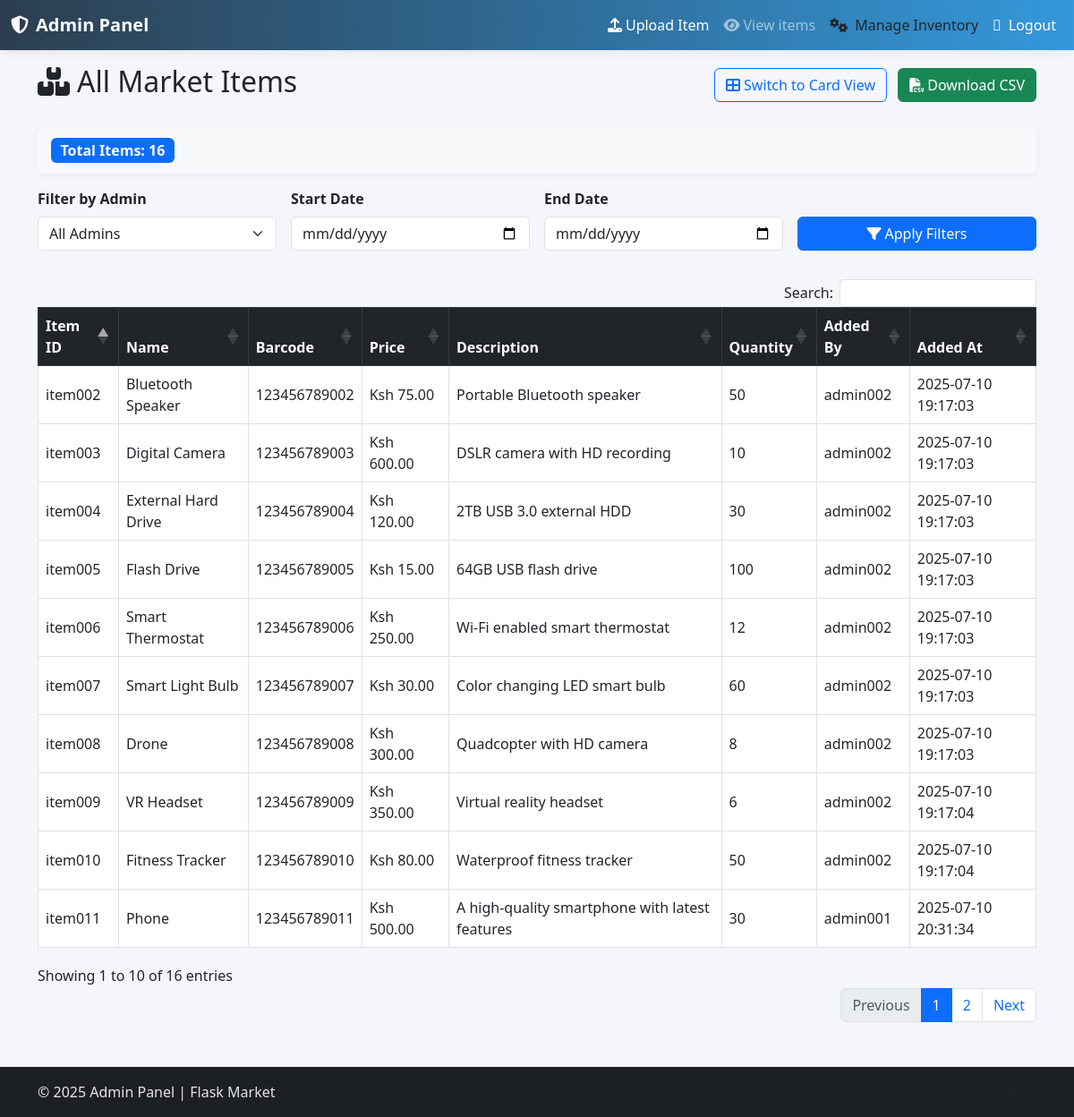
Before: /admins/admin/items/view (signed in) with the older database file.
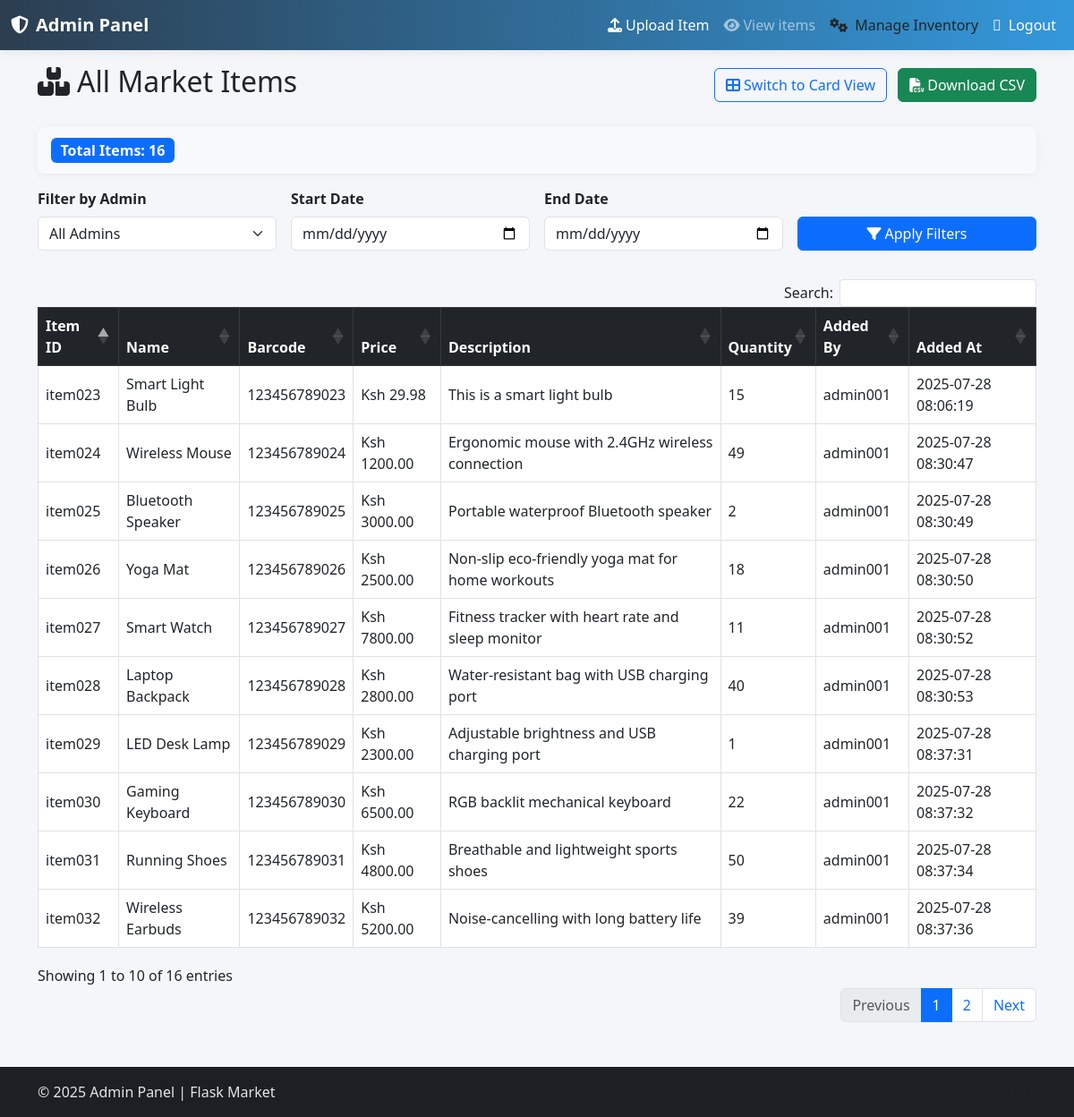
After: the same page with the newer database file.
### admins/models.py (models this page shows, shortened)
class Items(db.Model):
    __tablename__ = 'items'
    item_id = db.Column(db.String(), nullable=False, primary_key=True)
    name = db.Column(db.String(length=30), nullable=False)
    price = db.Column(db.Float(), nullable=False)
    discount = db.Column(db.Float(), nullable=True)
    barcode = db.Column(db.String(length=12), nullable=False, unique=True)
    description = db.Column(db.String(length=1024), nullable=False, unique=True)
    category = db.Column(db.String(length=30), nullable=True)
    quantity = db.Column(db.Integer(), nullable=False)
    image_url = db.Column(db.String(200), nullable=True)
    added_by = db.Column(db.String(length=6), db.ForeignKey('admins.admin_id'), nullable=False)
    date_added = db.Column(db.DateTime(timezone=True), nullable=False, default=lambda: datetime.now(ZoneInfo("Africa/Nairobi")))
    admin = db.relationship('Admins', backref="items_added")

### admins/routes.py (the view)
@admins_bp.route('/admin/items/view')
@admin_required
def admin_items_view():
    added_by_filter = request.args.get('added_by')
    start_date = request.args.get('start_date')
    end_date = request.args.get('end_date')
    query = Items.query
    if added_by_filter:
        query = query.filter(Items.added_by == added_by_filter)
    if start_date:
        try:
            start_dt = datetime.strptime(start_date, '%Y-%m-%d')
            query = query.filter(Items.date_added >= start_dt)
        except ValueError:
            flash("Invalid start date", "warning")
    if end_date:
        try:
            end_dt = datetime.strptime(end_date, '%Y-%m-%d')
            query = query.filter(Items.date_added <= end_dt)
        except ValueError:
            flash("Invalid end date", "warning")
    items = query.order_by(Items.date_added.desc()).all()
    all_admins = db.session.query(Items.added_by).distinct().all()
    return render_template('admin/admin_items_view.html', items=items, all_admins=all_admins)

### admins/routes.py (called while the page is built)
def admin_required(f):
    @wraps(f)
    def wrapper(*args, **kwargs):
        if not session.get('admin_logged_in') and not session.get('is_approved'):
            return redirect(url_for('admins.admin_login'))
        return f(*args, **kwargs)
    return wrapper

@admins_bp.context_processor
def inject_now():
    eat = ZoneInfo("Africa/Nairobi")
    return {'now': datetime.now(tz=eat)}

### admins/templates/admin/admin_items_view.html (shortened to what this page needs)
{% extends 'admin_base.html' %}
{% block content %}
<div class="d-flex justify-content-between align-items-center mb-4">
    <h2><i class="fas fa-boxes-stacked me-2"></i>All Market Items</h2>
    <div>
        <a class="btn btn-outline-primary me-2" id="toggleViewBtn">
        </a>
        <a href="{{ url_for('admins.download_items_csv') }}" class="btn btn-success">
            <i class="fas fa-file-csv me-1"></i>Download CSV
        </a>
    </div>
</div>
<div id="customToolbar" class="d-flex justify-content-between align-items-center mb-3 flex-wrap">
    <div>
        <span class="badge bg-primary fs-6">
            Total Items: {{ items|length }}
        </span>
    </div>
</div>
<form method="get" class="row g-3 mb-4 align-items-end" action="{{ url_for('admins.admin_items_view') }}">
    <div class="col-md-3">
        <label class="form-label fw-bold">Filter by Admin</label>
        <select class="form-select" name="added_by">
            <option value="">All Admins</option>
        </select>
    </div>
    <div class="col-md-3">
        <label class="form-label fw-bold">Start Date</label>
        <input type="date" class="form-control" name="start_date"
            value="{{ request.args.get('start_date', '') }}">
    </div>
    <div class="col-md-3">
        <label class="form-label fw-bold">End Date</label>
        <input type="date" class="form-control" name="end_date"
            value="{{ request.args.get('end_date', '') }}">
    </div>
    <div class="col-md-3 d-grid">
        <button type="submit" class="btn btn-primary">
            <i class="fas fa-filter me-1"></i>Apply Filters
        </button>
    </div>
</form>
<div id="tableView">
    <table class="table table-hover table-bordered align-middle" id="itemsTable">
        <thead class="table-dark">
            <tr>
                <th>Item ID</th>
                <th>Name</th>
                <th>Barcode</th>
                <th>Price</th>
                <th>Description</th>
                <th>Quantity</th>
                <th>Added By</th>
                <th>Added At</th>
            </tr>
        </thead>
        <tbody>
            {% for item in items %}
            <tr>
                <td>{{ item.item_id }}</td>
                <td>{{ item.name }}</td>
                <td>{{ item.barcode }}</td>
                <td>Ksh {{ "%.2f"|format(item.price) }}</td>
                <td>{{ item.description }}</td>
                <td>{{ item.quantity }}</td>
                <td>{{ item.added_by }}</td>
                <td>{{ item.date_added.strftime('%Y-%m-%d %H:%M:%S') }}</td>
            </tr>
            {% endfor %}
        </tbody>
    </table>
</div>
{% endblock %}

Changed rows visible on the page:
removed Items: item_id "item011", name "Phone", barcode "123456789011", price "500.00", description "A high-quality smartphone with latest features", quantity "30", added_by "admin001", date_added "2025-07-10 20:31:34"
removed Items: item_id "item010", name "Fitness Tracker", barcode "123456789010", price "80.00", description "Waterproof fitness tracker", quantity "50", added_by "admin002", date_added "2025-07-10 19:17:04"
removed Items: item_id "item009", name "VR Headset", barcode "123456789009", price "350.00", description "Virtual reality headset", quantity "6", added_by "admin002", date_added "2025-07-10 19:17:04"
removed Items: item_id "item008", name "Drone", barcode "123456789008", price "300.00", description "Quadcopter with HD camera", quantity "8", added_by "admin002", date_added "2025-07-10 19:17:03"
removed Items: item_id "item007", name "Smart Light Bulb", barcode "123456789007", price "30.00", description "Color changing LED smart bulb", quantity "60", added_by "admin002", date_added "2025-07-10 19:17:03"
removed Items: item_id "item006", name "Smart Thermostat", barcode "123456789006", price "250.00", description "Wi-Fi enabled smart thermostat", quantity "12", added_by "admin002", date_added "2025-07-10 19:17:03"
removed Items: item_id "item005", name "Flash Drive", barcode "123456789005", price "15.00", description "64GB USB flash drive", quantity "100", added_by "admin002", date_added "2025-07-10 19:17:03"
removed Items: item_id "item004", name "External Hard Drive", barcode "123456789004", price "120.00", description "2TB USB 3.0 external HDD", quantity "30", added_by "admin002", date_added "2025-07-10 19:17:03"
removed Items: item_id "item003", name "Digital Camera", barcode "123456789003", price "600.00", description "DSLR camera with HD recording", quantity "10", added_by "admin002", date_added "2025-07-10 19:17:03"
removed Items: item_id "item002", name "Bluetooth Speaker", barcode "123456789002", price "75.00", description "Portable Bluetooth speaker", quantity "50", added_by "admin002", date_added "2025-07-10 19:17:03"
added Items: item_id "item032", name "Wireless Earbuds", barcode "123456789032", price "5200.00", description "Noise-cancelling with long battery life", quantity "39", added_by "admin001", date_added "2025-07-28 08:37:36"
added Items: item_id "item031", name "Running Shoes", barcode "123456789031", price "4800.00", description "Breathable and lightweight sports shoes", quantity "50", added_by "admin001", date_added "2025-07-28 08:37:34"
added Items: item_id "item030", name "Gaming Keyboard", barcode "123456789030", price "6500.00", description "RGB backlit mechanical keyboard", quantity "22", added_by "admin001", date_added "2025-07-28 08:37:32"
added Items: item_id "item029", name "LED Desk Lamp", barcode "123456789029", price "2300.00", description "Adjustable brightness and USB charging port", quantity "1", added_by "admin001", date_added "2025-07-28 08:37:31"
added Items: item_id "item028", name "Laptop Backpack", barcode "123456789028", price "2800.00", description "Water-resistant bag with USB charging port", quantity "40", added_by "admin001", date_added "2025-07-28 08:30:53"
added Items: item_id "item027", name "Smart Watch", barcode "123456789027", price "7800.00", description "Fitness tracker with heart rate and sleep monitor", quantity "11", added_by "admin001", date_added "2025-07-28 08:30:52"
added Items: item_id "item026", name "Yoga Mat", barcode "123456789026", price "2500.00", description "Non-slip eco-friendly yoga mat for home workouts", quantity "18", added_by "admin001", date_added "2025-07-28 08:30:50"
added Items: item_id "item025", name "Bluetooth Speaker", barcode "123456789025", price "3000.00", description "Portable waterproof Bluetooth speaker", quantity "2", added_by "admin001", date_added "2025-07-28 08:30:49"
added Items: item_id "item024", name "Wireless Mouse", barcode "123456789024", price "1200.00", description "Ergonomic mouse with 2.4GHz wireless connection", quantity "49", added_by "admin001", date_added "2025-07-28 08:30:47"
added Items: item_id "item023", name "Smart Light Bulb", barcode "123456789023", price "29.98", description "This is a smart light bulb", quantity "15", added_by "admin001", date_added "2025-07-28 08:06:19"
